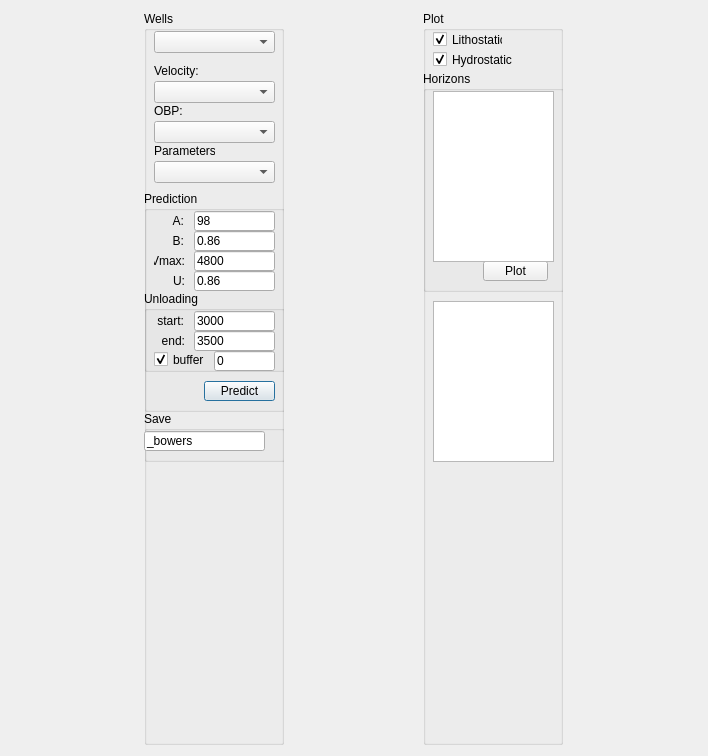
<?xml version="1.0" encoding="UTF-8"?>
<ui version="4.0">
 <author>yuhao</author>
 <class>bowers_Dialog</class>
 <widget class="QDialog" name="bowers_Dialog">
  <property name="geometry">
   <rect>
    <x>0</x>
    <y>0</y>
    <width>708</width>
    <height>756</height>
   </rect>
  </property>
  <property name="windowTitle">
   <string>PP Bowers</string>
  </property>
  <layout class="QHBoxLayout" name="horizontalLayout">
   <item>
    <widget class="QGroupBox" name="groupBox">
     <property name="sizePolicy">
      <sizepolicy hsizetype="Fixed" vsizetype="Expanding">
       <horstretch>0</horstretch>
       <verstretch>0</verstretch>
      </sizepolicy>
     </property>
     <property name="minimumSize">
      <size>
       <width>140</width>
       <height>0</height>
      </size>
     </property>
     <property name="maximumSize">
      <size>
       <width>140</width>
       <height>16777215</height>
      </size>
     </property>
     <property name="title">
      <string>Wells</string>
     </property>
     <widget class="QGroupBox" name="groupBox_3">
      <property name="geometry">
       <rect>
        <x>0</x>
        <y>180</y>
        <width>141</width>
        <height>221</height>
       </rect>
      </property>
      <property name="title">
       <string>Prediction</string>
      </property>
      <widget class="QLineEdit" name="u_lineEdit">
       <property name="geometry">
        <rect>
         <x>50</x>
         <y>80</y>
         <width>81</width>
         <height>20</height>
        </rect>
       </property>
       <property name="text">
        <string>0.86</string>
       </property>
      </widget>
      <widget class="QLabel" name="label_14">
       <property name="geometry">
        <rect>
         <x>10</x>
         <y>80</y>
         <width>31</width>
         <height>20</height>
        </rect>
       </property>
       <property name="text">
        <string>U:</string>
       </property>
       <property name="alignment">
        <set>Qt::AlignRight|Qt::AlignTrailing|Qt::AlignVCenter</set>
       </property>
      </widget>
      <widget class="QLineEdit" name="a_lineEdit">
       <property name="geometry">
        <rect>
         <x>50</x>
         <y>20</y>
         <width>81</width>
         <height>20</height>
        </rect>
       </property>
       <property name="text">
        <string>98</string>
       </property>
      </widget>
      <widget class="QLineEdit" name="b_lineEdit">
       <property name="geometry">
        <rect>
         <x>50</x>
         <y>40</y>
         <width>81</width>
         <height>20</height>
        </rect>
       </property>
       <property name="text">
        <string>0.86</string>
       </property>
      </widget>
      <widget class="QLabel" name="label_15">
       <property name="geometry">
        <rect>
         <x>10</x>
         <y>60</y>
         <width>31</width>
         <height>20</height>
        </rect>
       </property>
       <property name="text">
        <string>Vmax:</string>
       </property>
       <property name="alignment">
        <set>Qt::AlignRight|Qt::AlignTrailing|Qt::AlignVCenter</set>
       </property>
      </widget>
      <widget class="QLineEdit" name="vmax_lineEdit">
       <property name="geometry">
        <rect>
         <x>50</x>
         <y>60</y>
         <width>81</width>
         <height>20</height>
        </rect>
       </property>
       <property name="text">
        <string>4800</string>
       </property>
      </widget>
      <widget class="QLabel" name="label_13">
       <property name="geometry">
        <rect>
         <x>20</x>
         <y>40</y>
         <width>20</width>
         <height>20</height>
        </rect>
       </property>
       <property name="text">
        <string>B:</string>
       </property>
       <property name="alignment">
        <set>Qt::AlignRight|Qt::AlignTrailing|Qt::AlignVCenter</set>
       </property>
      </widget>
      <widget class="QLabel" name="label_12">
       <property name="geometry">
        <rect>
         <x>20</x>
         <y>20</y>
         <width>20</width>
         <height>20</height>
        </rect>
       </property>
       <property name="text">
        <string>A:</string>
       </property>
       <property name="alignment">
        <set>Qt::AlignRight|Qt::AlignTrailing|Qt::AlignVCenter</set>
       </property>
      </widget>
      <widget class="QGroupBox" name="groupBox_5">
       <property name="geometry">
        <rect>
         <x>0</x>
         <y>100</y>
         <width>141</width>
         <height>81</height>
        </rect>
       </property>
       <property name="title">
        <string>Unloading</string>
       </property>
       <widget class="QLabel" name="label_20">
        <property name="geometry">
         <rect>
          <x>9</x>
          <y>20</y>
          <width>31</width>
          <height>20</height>
         </rect>
        </property>
        <property name="text">
         <string>start:</string>
        </property>
        <property name="alignment">
         <set>Qt::AlignRight|Qt::AlignTrailing|Qt::AlignVCenter</set>
        </property>
       </widget>
       <widget class="QLineEdit" name="end_lineEdit">
        <property name="geometry">
         <rect>
          <x>50</x>
          <y>40</y>
          <width>81</width>
          <height>20</height>
         </rect>
        </property>
        <property name="text">
         <string>3500</string>
        </property>
       </widget>
       <widget class="QLineEdit" name="buffer_lineEdit">
        <property name="geometry">
         <rect>
          <x>70</x>
          <y>60</y>
          <width>61</width>
          <height>20</height>
         </rect>
        </property>
        <property name="text">
         <string>0</string>
        </property>
       </widget>
       <widget class="QLabel" name="label_21">
        <property name="geometry">
         <rect>
          <x>10</x>
          <y>40</y>
          <width>31</width>
          <height>20</height>
         </rect>
        </property>
        <property name="text">
         <string>end:</string>
        </property>
        <property name="alignment">
         <set>Qt::AlignRight|Qt::AlignTrailing|Qt::AlignVCenter</set>
        </property>
       </widget>
       <widget class="QLineEdit" name="start_lineEdit">
        <property name="geometry">
         <rect>
          <x>50</x>
          <y>20</y>
          <width>81</width>
          <height>20</height>
         </rect>
        </property>
        <property name="text">
         <string>3000</string>
        </property>
       </widget>
       <widget class="QCheckBox" name="buffer_checkBox">
        <property name="geometry">
         <rect>
          <x>10</x>
          <y>60</y>
          <width>51</width>
          <height>17</height>
         </rect>
        </property>
        <property name="text">
         <string>buffer:</string>
        </property>
        <property name="checked">
         <bool>true</bool>
        </property>
       </widget>
      </widget>
      <widget class="QPushButton" name="predict_Button">
       <property name="geometry">
        <rect>
         <x>60</x>
         <y>190</y>
         <width>71</width>
         <height>20</height>
        </rect>
       </property>
       <property name="text">
        <string>Predict</string>
       </property>
      </widget>
      <widget class="QPushButton" name="save_param_Button">
       <property name="geometry">
        <rect>
         <x>10</x>
         <y>190</y>
         <width>20</width>
         <height>20</height>
        </rect>
       </property>
       <property name="text">
        <string/>
       </property>
       <property name="icon">
        <iconset resource="../resources.qrc">
         <normaloff>:/icon/save_as_icon</normaloff>:/icon/save_as_icon</iconset>
       </property>
       <property name="iconSize">
        <size>
         <width>20</width>
         <height>20</height>
        </size>
       </property>
       <property name="flat">
        <bool>true</bool>
       </property>
      </widget>
     </widget>
     <widget class="QGroupBox" name="groupBox_2">
      <property name="geometry">
       <rect>
        <x>0</x>
        <y>400</y>
        <width>141</width>
        <height>51</height>
       </rect>
      </property>
      <property name="title">
       <string>Save</string>
      </property>
      <widget class="QPushButton" name="save_Button">
       <property name="geometry">
        <rect>
         <x>120</x>
         <y>20</y>
         <width>20</width>
         <height>20</height>
        </rect>
       </property>
       <property name="text">
        <string/>
       </property>
       <property name="icon">
        <iconset resource="../resources.qrc">
         <normaloff>:/icon/save_icon</normaloff>:/icon/save_icon</iconset>
       </property>
       <property name="iconSize">
        <size>
         <width>20</width>
         <height>20</height>
        </size>
       </property>
       <property name="flat">
        <bool>true</bool>
       </property>
      </widget>
      <widget class="QLineEdit" name="lineEdit">
       <property name="geometry">
        <rect>
         <x>0</x>
         <y>20</y>
         <width>121</width>
         <height>20</height>
        </rect>
       </property>
       <property name="text">
        <string>_bowers</string>
       </property>
      </widget>
     </widget>
     <widget class="QLabel" name="label_5">
      <property name="geometry">
       <rect>
        <x>10</x>
        <y>50</y>
        <width>51</width>
        <height>20</height>
       </rect>
      </property>
      <property name="text">
       <string>Velocity:</string>
      </property>
     </widget>
     <widget class="QComboBox" name="velocity_comboBox">
      <property name="geometry">
       <rect>
        <x>10</x>
        <y>70</y>
        <width>121</width>
        <height>22</height>
       </rect>
      </property>
     </widget>
     <widget class="QComboBox" name="well_comboBox">
      <property name="geometry">
       <rect>
        <x>10</x>
        <y>20</y>
        <width>121</width>
        <height>22</height>
       </rect>
      </property>
     </widget>
     <widget class="QComboBox" name="obp_comboBox">
      <property name="geometry">
       <rect>
        <x>10</x>
        <y>110</y>
        <width>121</width>
        <height>22</height>
       </rect>
      </property>
     </widget>
     <widget class="QLabel" name="label_6">
      <property name="geometry">
       <rect>
        <x>10</x>
        <y>90</y>
        <width>51</width>
        <height>20</height>
       </rect>
      </property>
      <property name="text">
       <string>OBP:</string>
      </property>
     </widget>
     <widget class="QLabel" name="label_9">
      <property name="geometry">
       <rect>
        <x>10</x>
        <y>130</y>
        <width>61</width>
        <height>20</height>
       </rect>
      </property>
      <property name="text">
       <string>Parameters:</string>
      </property>
     </widget>
     <widget class="QComboBox" name="param_comboBox">
      <property name="geometry">
       <rect>
        <x>10</x>
        <y>150</y>
        <width>121</width>
        <height>22</height>
       </rect>
      </property>
     </widget>
    </widget>
   </item>
   <item>
    <widget class="QGroupBox" name="groupBox_9">
     <property name="sizePolicy">
      <sizepolicy hsizetype="Fixed" vsizetype="Expanding">
       <horstretch>0</horstretch>
       <verstretch>0</verstretch>
      </sizepolicy>
     </property>
     <property name="minimumSize">
      <size>
       <width>140</width>
       <height>0</height>
      </size>
     </property>
     <property name="maximumSize">
      <size>
       <width>140</width>
       <height>16777215</height>
      </size>
     </property>
     <property name="title">
      <string>Plot</string>
     </property>
     <widget class="QListWidget" name="pres_listWidget">
      <property name="geometry">
       <rect>
        <x>10</x>
        <y>290</y>
        <width>121</width>
        <height>161</height>
       </rect>
      </property>
     </widget>
     <widget class="QGroupBox" name="groupBox_4">
      <property name="geometry">
       <rect>
        <x>0</x>
        <y>60</y>
        <width>141</width>
        <height>221</height>
       </rect>
      </property>
      <property name="title">
       <string>Horizons</string>
      </property>
      <widget class="QPushButton" name="plot_horizon_Button">
       <property name="geometry">
        <rect>
         <x>60</x>
         <y>190</y>
         <width>65</width>
         <height>20</height>
        </rect>
       </property>
       <property name="text">
        <string>Plot</string>
       </property>
       <property name="icon">
        <iconset resource="../resources.qrc">
         <normaloff>:/icon/layer_icon</normaloff>:/icon/layer_icon</iconset>
       </property>
      </widget>
      <widget class="QListWidget" name="horizon_listWidget">
       <property name="geometry">
        <rect>
         <x>10</x>
         <y>20</y>
         <width>121</width>
         <height>171</height>
        </rect>
       </property>
       <property name="isWrapping" stdset="0">
        <bool>true</bool>
       </property>
      </widget>
     </widget>
     <widget class="QCheckBox" name="litho_checkBox">
      <property name="geometry">
       <rect>
        <x>10</x>
        <y>20</y>
        <width>70</width>
        <height>17</height>
       </rect>
      </property>
      <property name="text">
       <string>Lithostatic</string>
      </property>
      <property name="checked">
       <bool>true</bool>
      </property>
     </widget>
     <widget class="QCheckBox" name="hydro_checkBox">
      <property name="geometry">
       <rect>
        <x>10</x>
        <y>40</y>
        <width>81</width>
        <height>17</height>
       </rect>
      </property>
      <property name="text">
       <string>Hydrostatic</string>
      </property>
      <property name="checked">
       <bool>true</bool>
      </property>
     </widget>
    </widget>
   </item>
  </layout>
 </widget>
 <resources>
  <include location="../resources.qrc"/>
 </resources>
 <connections/>
</ui>
